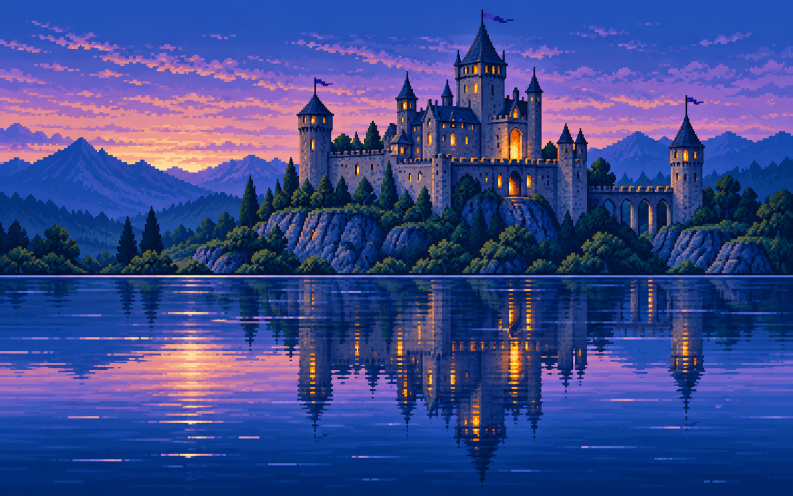
#> input picture water/assets/castle-source.png, 1586 x 992 px (shown at 1/2 size)
$ python prepare.py
#> lines starting #> are read from the running program, lines starting #| are printed output that depends on the picture
### tools/abc2_assets.py
"""Offline ABC2 conversion: original RGB -> one STE palette, no dithering.
ABC2 defaults to a black entry 0; callers may reserve semantic colours.
The emitted palette and Atari bitplanes are decoded and verified against
ABC2's RGB444 preview before they are used by any example.
"""
from pathlib import Path
from PIL import Image
import hashlib,json,os,struct,subprocess,tempfile
ROOT=Path(__file__).resolve().parents[1]
def rgb(word):
    return tuple(((((word>>s)&7)<<1)|(((word>>s)>>3)&1))*17 for s in (8,4,0))
# [8 lines left out: function pack, not called in this run]
def convert(image,planes=4,locks=None):
    image=image.convert('RGB');w,h=image.size;assert w%16==0
    exe=Path(os.environ.get('ABC2',str(ROOT.parent/'abc/abc2'))).resolve()
    if not exe.is_file():raise FileNotFoundError('Build abc/abc2 or set ABC2 to the executable')
    with tempfile.TemporaryDirectory(prefix='godlib-abc2-') as td:
        td=Path(td);image.save(td/'source.png')
        args=[str(exe),'source.png','-bpc',str(planes),'-atari','-ste','-quantize','-cpu']
        for index,colour in sorted((locks or {}).items()):args+=['-forcecolor',str(index),f'{colour:03x}']
        args+=['-b','image.gfx','-p','image.pal','-preview','preview.png']
        done=subprocess.run(args,cwd=td,text=True,stdout=subprocess.PIPE,stderr=subprocess.STDOUT)
        if done.returncode:raise RuntimeError(done.stdout)
        raw=(td/'image.gfx').read_bytes();pal=(td/'image.pal').read_bytes()
        assert len(raw)==w*h*planes//8 and len(pal)==2*(1<<planes)
        words=list(struct.unpack('>'+str(1<<planes)+'H',pal));assert all(v<=0xfff for v in words)
        indices=[]
        for y in range(h):
            for x in range(0,w,16):
                values=struct.unpack_from('>'+str(planes)+'H',raw,(y*w//16+x//16)*planes*2)
                indices.extend(sum(((values[p]>>(15-i))&1)<<p for p in range(planes)) for i in range(16))
        preview=Image.new('RGB',(w,h));palette=[rgb(v) for v in words]
        preview.putdata([palette[i] for i in indices])
        assert preview.tobytes()==Image.open(td/'preview.png').convert('RGB').tobytes()
        assert raw==pack(indices,w,h,planes)
        meta={'converter':done.stdout.splitlines()[0],'arguments':args[1:],'source_rgb_sha256':hashlib.sha256(image.tobytes()).hexdigest(),'size':[w,h],'planes':planes,'gamut':'STE RGB444 / 4096 colours','dithering':False,'palette_words':[hex(v) for v in words],'used_colours':len(set(indices)),'all_exported_pixels_verified':True}
        return words,indices,preview,meta

# [8 lines left out: function save, not called in this run]

### cutscene/prepare.py
"""Reuse GodLib artwork/fonts/twinkles; ABC2 STE palettes, no dithering."""
from pathlib import Path
import sys,struct,json,hashlib
from PIL import Image,ImageOps
r=Path(__file__).resolve().parent
sys.path.insert(0,str(r.parent/'tools'))
from abc2_assets import convert,pack,rgb
locks={0:0,12:0x159,13:0x6be,14:0xfc0,15:0xfff}
sources=[r.parent/'water/assets/castle-source.png',r.parent/'wipe/assets/forest.png']
for name,source in zip(('CASTLE','FOREST'),sources):
 image=Image.new('RGB',(320,200));image.paste(ImageOps.fit(Image.open(source).convert('RGB'),(320,168)),(0,0))
#> after `image = Image.new('RGB', (320, 200))`: image: PIL image 320x200 RGB; every value is 0
#> after `image.paste(ImageOps.fit(Image.open(source).convert('RGB'), (320, 168)`:
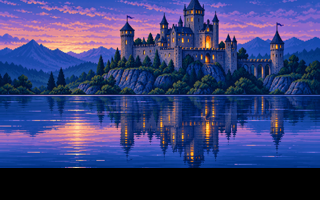
#> image: PIL image 320x200 RGB; mean R, G, B 55, 62.9, 117.8
 words,idx,preview,meta=convert(image,locks=locks)
#> (the run stopped early here; a loop or call above may not have finished)
